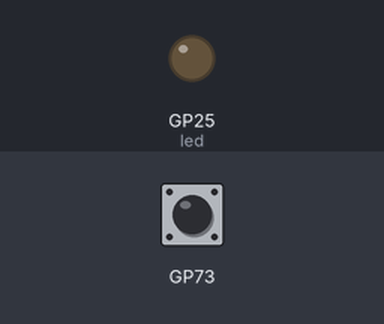
Bench run of a program on a simulated Raspberry Pi Pico running MicroPython. On the bench: output pins drawn as LEDs (lit = HIGH). The inputs (shaded band) are chosen by the test bench.

Above: at 1.2 s.
1.3 s: BOOTSEL button pressed for 0.15 s
At 1.38 s:
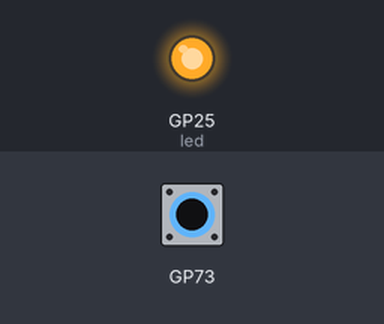
2.9 s: BOOTSEL button pressed for 3.2 s
At 6.9 s:
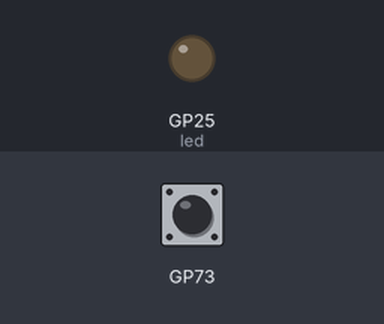
Timing chart, 0 to 8.4 s (numbered marks = the images above; inputs shaded):
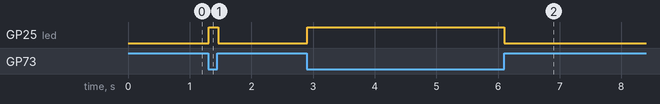

The program:

s09_button_led.py
```python
# The LED is on while the BOOTSEL button is pressed
import rp2
from machine import Pin
import time

led = Pin("LED", Pin.OUT)

while True:
    if rp2.bootsel_button() == 1:   # pressed?
        led.on()
    else:
        led.off()
    time.sleep_ms(10)               # check 100 times per second
```

Measured:
- after the input at 1.3 s, GP25 (led): LOW → HIGH at once, → LOW 0.15 s later
- after the input at 2.9 s, GP25 (led): LOW → HIGH at once, → LOW 3.2 s later
